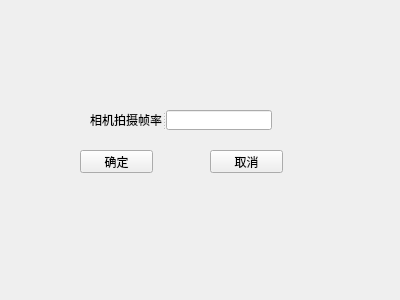
<?xml version="1.0" encoding="UTF-8"?>
<ui version="4.0">
 <class>SetTriggerParam</class>
 <widget class="QWidget" name="SetTriggerParam">
  <property name="geometry">
   <rect>
    <x>0</x>
    <y>0</y>
    <width>400</width>
    <height>300</height>
   </rect>
  </property>
  <property name="windowTitle">
   <string>SetTriggerParam</string>
  </property>
  <widget class="QPushButton" name="Btn_Cancel">
   <property name="geometry">
    <rect>
     <x>210</x>
     <y>150</y>
     <width>73</width>
     <height>23</height>
    </rect>
   </property>
   <property name="text">
    <string>取消</string>
   </property>
  </widget>
  <widget class="QPushButton" name="Btn_Ok">
   <property name="geometry">
    <rect>
     <x>80</x>
     <y>150</y>
     <width>73</width>
     <height>23</height>
    </rect>
   </property>
   <property name="text">
    <string>确定</string>
   </property>
   <property name="shortcut">
    <string>Return</string>
   </property>
  </widget>
  <widget class="QSplitter" name="splitter">
   <property name="geometry">
    <rect>
     <x>90</x>
     <y>110</y>
     <width>182</width>
     <height>20</height>
    </rect>
   </property>
   <property name="orientation">
    <enum>Qt::Horizontal</enum>
   </property>
   <widget class="QLabel" name="label">
    <property name="text">
     <string>相机拍摄帧率</string>
    </property>
   </widget>
   <widget class="QLineEdit" name="lineEdit"/>
  </widget>
 </widget>
 <layoutdefault spacing="6" margin="11"/>
 <resources/>
 <connections/>
</ui>
